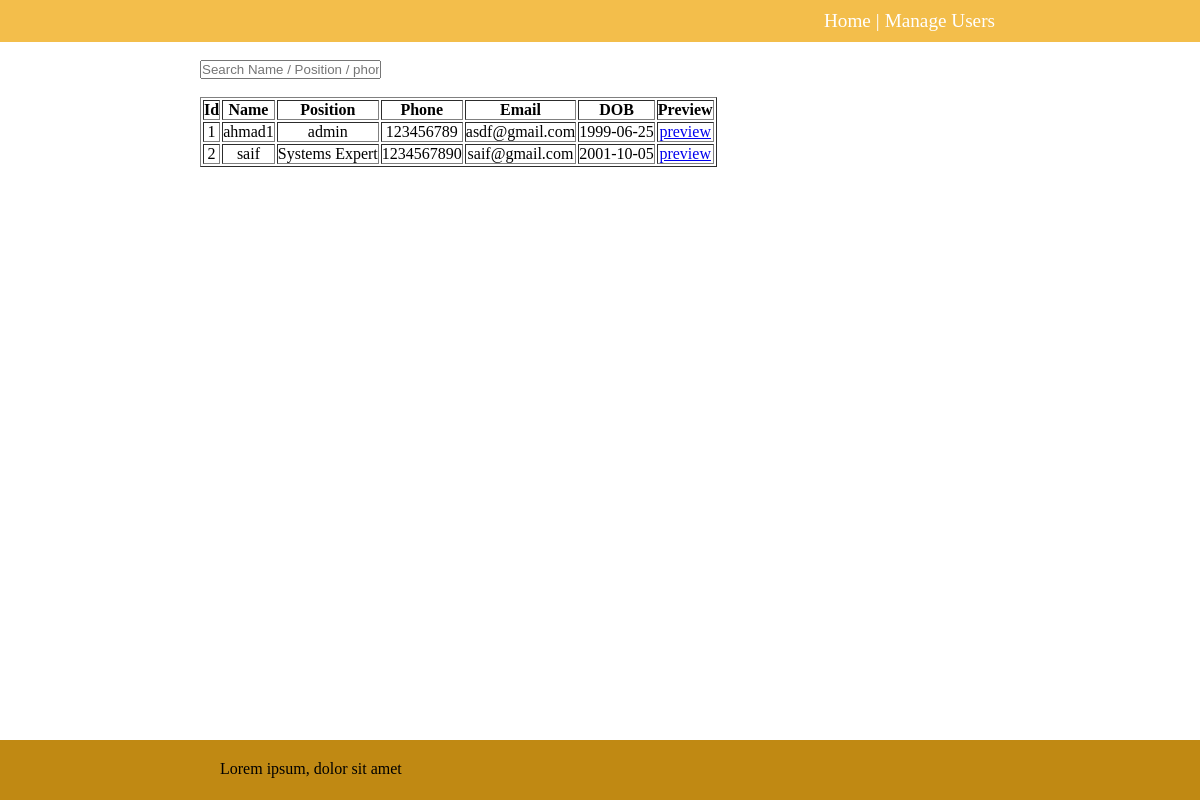
Before: / with the older database file.
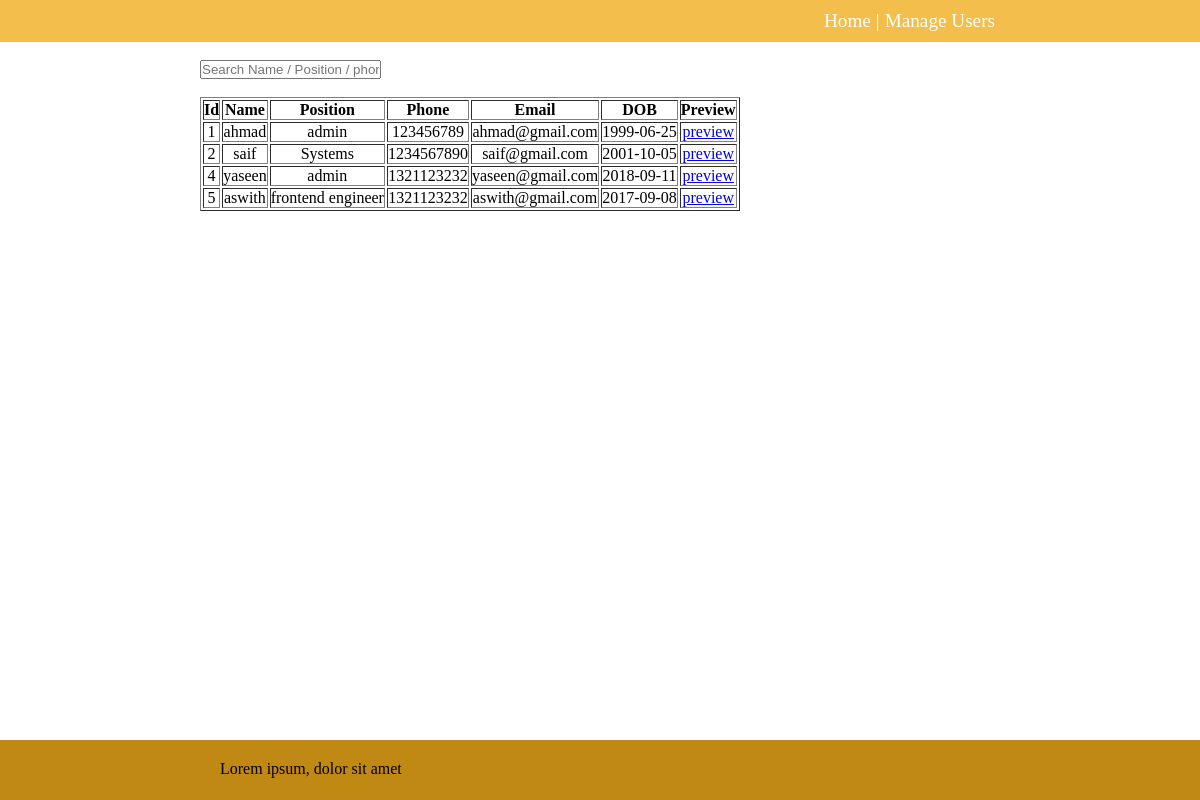
After: the same page with the newer database file.
### app.py (models this page shows, shortened)
class User(db.Model):
    id = db.Column(db.Integer, primary_key = True)
    name = db.Column(db.String(50), nullable = False)
    pic = db.Column(db.Text, unique = True, nullable = False)
    mimetype = db.Column(db.Text, nullable = False)
    position = db.Column(db.String(50), nullable = False)
    date_of_birth = db.Column(db.Date, nullable = False)
    blood_group = db.Column(db.String(50), nullable = False)
    phone = db.Column(db.String(50), nullable = False)
    email = db.Column(db.String(80), nullable = False)

### app.py (the view)
@app.route("/")
def index():
    users = User.query.order_by(User.id).all()
    return render_template('index.html',users = users)

### templates/index.html (shortened to what this page needs)
{% extends 'base.html' %}
{% block body %}
<br>
<input width="1200px" type="text" placeholder="Search Name / Position / phone / mail">
<br>
<br>
<table border="1px" style="text-align: center;">
    <tr>
        <th>Id</th>
        <th>Name</th>
        <th>Position</th>
        <th>Phone</th>
        <th>Email</th>
        <th>DOB</th>
        <th>Preview</th>
    </tr>
    {% for user in users %}
        <tr>
            <td>{{ user.id }}</td>
            <td>{{ user.name }}</td>
            <td>{{ user.position }}</td>
            <td>{{ user.phone }}</td>
            <td>{{ user.email }}</td>
            <td>{{ user.date_of_birth }}</td>
            <td><a href="{{ url_for('preview',id = user.id) }}">preview</a></td>
        </tr>
    {% endfor %}
</table>
{% endblock %}

### templates/base.html (shortened to what this page needs)
<!DOCTYPE html>
<html lang="en">
<head>
    <link rel="stylesheet" href="{{ url_for('static',filename='css/main.css') }}">
</head>
<body>
    <div class="wrapper">
        <header>
                <div class="container">
                <a href="{{ url_for('index') }}">Home</a> |
                <a href="{{ url_for('users') }}">Manage Users</a>
            </div>
        </header>
        <div class="container">
            {% block body %}{% endblock %}
        </div>
    </div>
    <div class="footer">
        <footer>
            <div class="container">
                <p>Lorem ipsum, dolor sit amet</p>
            </div>
        </footer>
    </div>
</body>
</html>

### static/css/main.css (style rules this page uses)
* { margin: 0; padding: 0; box-sizing: border-box; }
.wrapper header { background-color: rgb(243, 190, 75); color:white; padding: 10px; font-size: 1.2rem; }
.container { max-width:800px; margin: 0 auto; }
.wrapper header .container a { text-decoration: none; color: white; margin: 0 5px; }
.wrapper header .container { display:flex; flex-direction: row; justify-content: end; }
html, body { height: 100%; margin: 0; }
.footer { background-color: rgb(192, 137, 19); }
.wrapper { min-height: 100%; margin-bottom: -60px; }
.wrapper::after { content: ""; display: block; }
.wrapper::after, footer { height: 60px; }
footer .container p { padding: 20px; }

Changed rows visible on the page:
changed User id 1: name "ahmad1" → "ahmad"; email "asdf@gmail.com" → "ahmad@gmail.com"
changed User "saif": position "Systems Expert" → "Systems"
added User: id "4", name "yaseen", position "admin", phone "1321123232", email "yaseen@gmail.com", date_of_birth "2018-09-11"
added User: id "5", name "aswith", position "frontend engineer", phone "1321123232", email "aswith@gmail.com", date_of_birth "2017-09-08"
